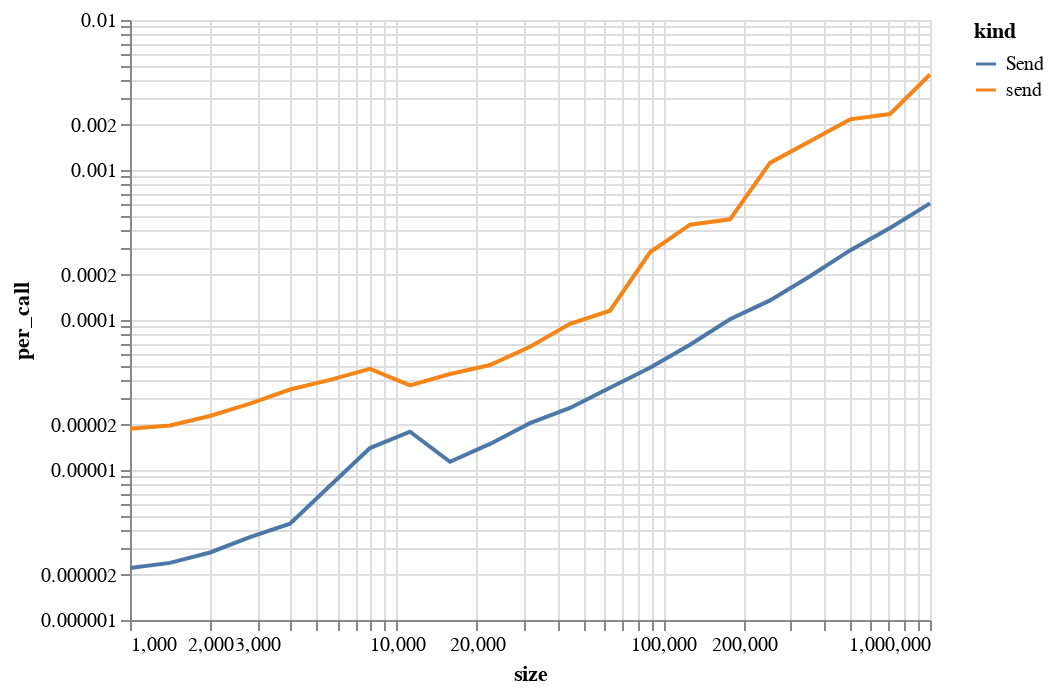

The code cell stored with this chart in its notebook:
### Markdown cell above
Or see it more easily, plot the times per call with altair:

### Code cell
alt.Chart(df).mark_line().encode(
    x=alt.X("size", scale=alt.Scale(type="log")),
    y=alt.Y("per_call", scale=alt.Scale(type="log")),
    color="kind",
)

### Figure 1 — Vega-Lite specification as saved in the notebook (floating-point values rounded to 4 significant figures)
{"config": {"view": {"continuousWidth": 400, "continuousHeight": 300}}, "data": {"name": "data-77019d10eeb2c39416531e031f11b8f9"}, "mark": "line", "encoding": {"color": {"field": "kind", "type": "nominal"}, "x": {"field": "size", "scale": {"type": "log"}, "type": "quantitative"}, "y": {"field": "per_call", "scale": {"type": "log"}, "type": "quantitative"}}, "$schema": "https://vega.github.io/schema/vega-lite/v4.17.0.json", "datasets": {"data-77019d10eeb2c39416531e031f11b8f9": [{"kind": "send", "per_call": 1.883e-05, "size": 1000}, {"kind": "Send", "per_call": 2.225e-06, "size": 1000}, {"kind": "send", "per_call": 1.98e-05, "size": 1412}, {"kind": "Send", "per_call": 2.403e-06, "size": 1412}, {"kind": "send", "per_call": 2.291e-05, "size": 1995}, {"kind": "Send", "per_call": 2.82e-06, "size": 1995}, {"kind": "send", "per_call": 2.773e-05, "size": 2818}, {"kind": "Send", "per_call": 3.569e-06, "size": 2818}, {"kind": "send", "per_call": 3.441e-05, "size": 3981}, {"kind": "Send", "per_call": 4.384e-06, "size": 3981}, {"kind": "send", "per_call": 3.99e-05, "size": 5623}, {"kind": "Send", "per_call": 7.856e-06, "size": 5623}, {"kind": "send", "per_call": 4.726e-05, "size": 7943}, {"kind": "Send", "per_call": 1.4e-05, "size": 7943}, {"kind": "send", "per_call": 3.667e-05, "size": 11220}, {"kind": "Send", "per_call": 1.799e-05, "size": 11220}, {"kind": "send", "per_call": 4.361e-05, "size": 15848}, {"kind": "Send", "per_call": 1.134e-05, "size": 15848}, {"kind": "send", "per_call": 5.011e-05, "size": 22387}, {"kind": "Send", "per_call": 1.492e-05, "size": 22387}, {"kind": "send", "per_call": 6.629e-05, "size": 31622}, {"kind": "Send", "per_call": 2.054e-05, "size": 31622}, {"kind": "send", "per_call": 9.431e-05, "size": 44668}, {"kind": "Send", "per_call": 2.592e-05, "size": 44668}, {"kind": "send", "per_call": 0.0001153, "size": 63095}, {"kind": "Send", "per_call": 3.534e-05, "size": 63095}, {"kind": "send", "per_call": 0.0002829, "size": 89125}, {"kind": "Send", "per_call": 4.807e-05, "size": 89125}, {"kind": "send", "per_call": 0.0004318, "size": 125892}, {"kind": "Send", "per_call": 6.84e-05, "size": 125892}, {"kind": "send", "per_call": 0.0004689, "size": 177827}, {"kind": "Send", "per_call": 0.0001011, "size": 177827}, {"kind": "send", "per_call": 0.001115, "size": 251188}, {"kind": "Send", "per_call": 0.0001351, "size": 251188}, {"kind": "send", "per_call": 0.001554, "size": 354813}, {"kind": "Send", "per_call": 0.0001956, "size": 354813}, {"kind": "send", "per_call": 0.002175, "size": 501187}, {"kind": "Send", "per_call": 0.0002909, "size": 501187}, {"kind": "send", "per_call": 0.002363, "size": 707945}, {"kind": "Send", "per_call": 0.0004104, "size": 707945}, {"kind": "send", "per_call": 0.004332, "size": 1000000}, {"kind": "Send", "per_call": 0.0005994, "size": 1000000}]}}
